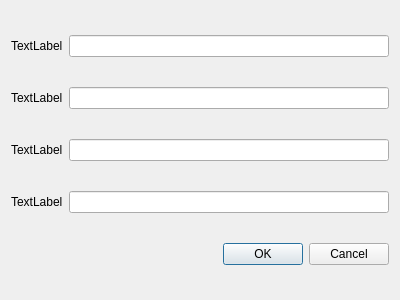
<?xml version="1.0" encoding="UTF-8"?>
<ui version="4.0">
 <class>configDialog</class>
 <widget class="QDialog" name="configDialog">
  <property name="geometry">
   <rect>
    <x>0</x>
    <y>0</y>
    <width>400</width>
    <height>300</height>
   </rect>
  </property>
  <property name="windowTitle">
   <string>Dialog</string>
  </property>
  <layout class="QGridLayout" name="gridLayout">
   <item row="4" column="2">
    <widget class="QDialogButtonBox" name="buttonBox">
     <property name="orientation">
      <enum>Qt::Horizontal</enum>
     </property>
     <property name="standardButtons">
      <set>QDialogButtonBox::Cancel|QDialogButtonBox::Ok</set>
     </property>
    </widget>
   </item>
   <item row="0" column="0">
    <widget class="QLabel" name="domain">
     <property name="text">
      <string>TextLabel</string>
     </property>
    </widget>
   </item>
   <item row="2" column="2">
    <widget class="QLineEdit" name="passBox">
     <property name="echoMode">
      <enum>QLineEdit::Password</enum>
     </property>
    </widget>
   </item>
   <item row="0" column="2">
    <widget class="QLineEdit" name="domainBox"/>
   </item>
   <item row="1" column="2">
    <widget class="QLineEdit" name="usernameBox"/>
   </item>
   <item row="3" column="2">
    <widget class="QLineEdit" name="bindportBox"/>
   </item>
   <item row="1" column="0">
    <widget class="QLabel" name="username">
     <property name="text">
      <string>TextLabel</string>
     </property>
    </widget>
   </item>
   <item row="2" column="0">
    <widget class="QLabel" name="password">
     <property name="text">
      <string>TextLabel</string>
     </property>
    </widget>
   </item>
   <item row="3" column="0">
    <widget class="QLabel" name="bindport">
     <property name="text">
      <string>TextLabel</string>
     </property>
    </widget>
   </item>
  </layout>
 </widget>
 <resources/>
 <connections>
  <connection>
   <sender>buttonBox</sender>
   <signal>accepted()</signal>
   <receiver>configDialog</receiver>
   <slot>accept()</slot>
   <hints>
    <hint type="sourcelabel">
     <x>248</x>
     <y>254</y>
    </hint>
    <hint type="destinationlabel">
     <x>157</x>
     <y>274</y>
    </hint>
   </hints>
  </connection>
  <connection>
   <sender>buttonBox</sender>
   <signal>rejected()</signal>
   <receiver>configDialog</receiver>
   <slot>reject()</slot>
   <hints>
    <hint type="sourcelabel">
     <x>316</x>
     <y>260</y>
    </hint>
    <hint type="destinationlabel">
     <x>286</x>
     <y>274</y>
    </hint>
   </hints>
  </connection>
 </connections>
</ui>
